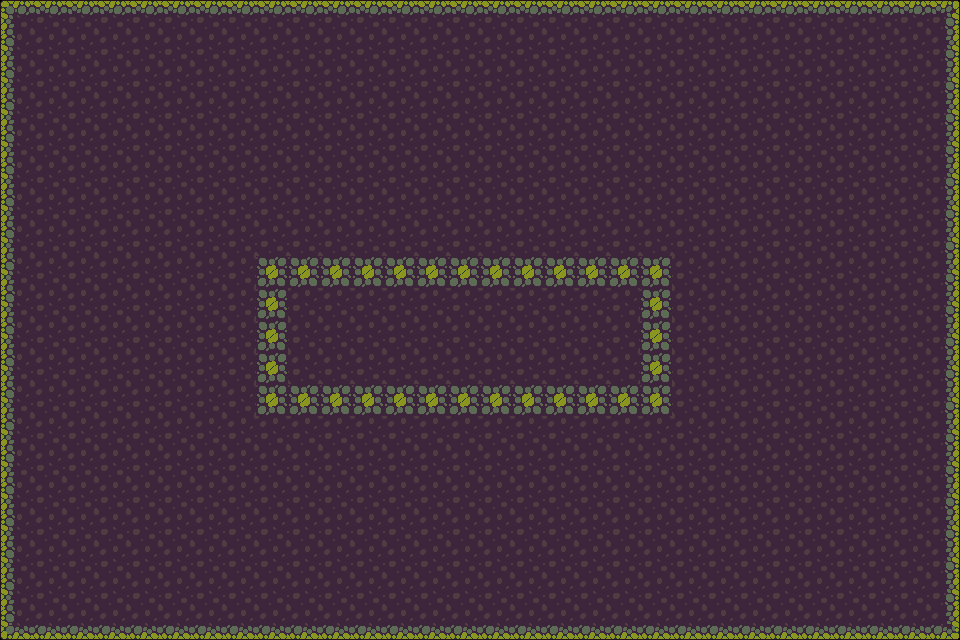

A 2D game scene composited from a Tiled map and its tileset images. What follows is a short description and the map's XML, with every tile layer's data as written:
An orthogonal 30x20 tile map with 32x32 px tiles, 1 tile layer (Tile Layer 1).

<map version="1.10" tiledversion="1.11.0" orientation="orthogonal" renderorder="left-down" width="30" height="20" tilewidth="32" tileheight="32" infinite="0" nextlayerid="3" nextobjectid="10">
 <editorsettings>
  <export target="swamp_1.lua" format="lua" />
 </editorsettings>
 <tileset firstgid="1" source="../assets/swamp.tsx" />
 <layer id="1" name="Tile Layer 1" width="30" height="20">
  <data encoding="csv">
1,2,2,2,2,2,2,2,2,2,2,2,2,2,2,2,2,2,2,2,2,2,2,2,2,2,2,2,2,3,
16,12,12,12,12,12,12,12,12,12,12,12,12,12,12,12,12,12,12,12,12,12,12,12,12,12,12,12,12,14,
16,12,12,12,12,12,12,12,12,12,12,12,12,12,12,12,12,12,12,12,12,12,12,12,12,12,12,12,12,14,
16,12,12,12,12,12,12,12,12,12,12,12,12,12,12,12,12,12,12,12,12,12,12,12,12,12,12,12,12,14,
16,12,12,12,12,12,12,12,12,12,12,12,12,12,12,12,12,12,12,12,12,12,12,12,12,12,12,12,12,14,
16,12,12,12,12,12,12,12,12,12,12,12,12,12,12,12,12,12,12,12,12,12,12,12,12,12,12,12,12,14,
16,12,12,12,12,12,12,12,12,12,12,12,12,12,12,12,12,12,12,12,12,12,12,12,12,12,12,12,12,14,
16,12,12,12,12,12,12,12,12,12,12,12,12,12,12,12,12,12,12,12,12,12,12,12,12,12,12,12,12,14,
16,12,12,12,12,12,12,12,15,15,15,15,15,15,15,15,15,15,15,15,15,12,12,12,12,12,12,12,12,14,
16,12,12,12,12,12,12,12,15,12,12,12,12,12,12,12,12,12,12,12,15,12,12,12,12,12,12,12,12,14,
16,12,12,12,12,12,12,12,15,12,12,12,12,12,12,12,12,12,12,12,15,12,12,12,12,12,12,12,12,14,
16,12,12,12,12,12,12,12,15,12,12,12,12,12,12,12,12,12,12,12,15,12,12,12,12,12,12,12,12,14,
16,12,12,12,12,12,12,12,15,15,15,15,15,15,15,15,15,15,15,15,15,12,12,12,12,12,12,12,12,14,
16,12,12,12,12,12,12,12,12,12,12,12,12,12,12,12,12,12,12,12,12,12,12,12,12,12,12,12,12,14,
16,12,12,12,12,12,12,12,12,12,12,12,12,12,12,12,12,12,12,12,12,12,12,12,12,12,12,12,12,14,
16,12,12,12,12,12,12,12,12,12,12,12,12,12,12,12,12,12,12,12,12,12,12,12,12,12,12,12,12,14,
16,12,12,12,12,12,12,12,12,12,12,12,12,12,12,12,12,12,12,12,12,12,12,12,12,12,12,12,12,14,
16,12,12,12,12,12,12,12,12,12,12,12,12,12,12,12,12,12,12,12,12,12,12,12,12,12,12,12,12,14,
16,12,12,12,12,12,12,12,12,12,12,12,12,12,12,12,12,12,12,12,12,12,12,12,12,12,12,12,12,14,
21,5,5,5,5,5,5,5,5,5,5,5,5,5,5,5,5,5,5,5,5,5,5,5,5,5,5,5,5,23
</data>
 </layer>
 <objectgroup id="2" name="Object Layer 1" class="Wall" />
</map>
